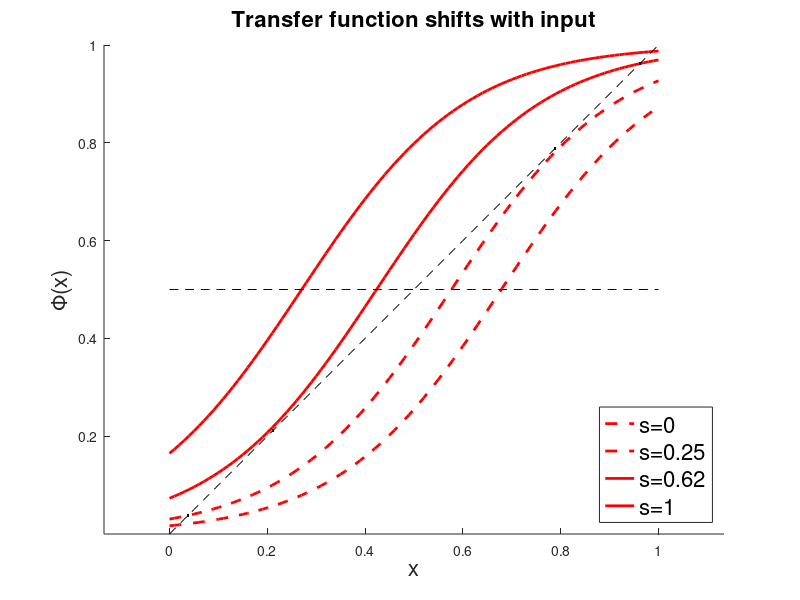
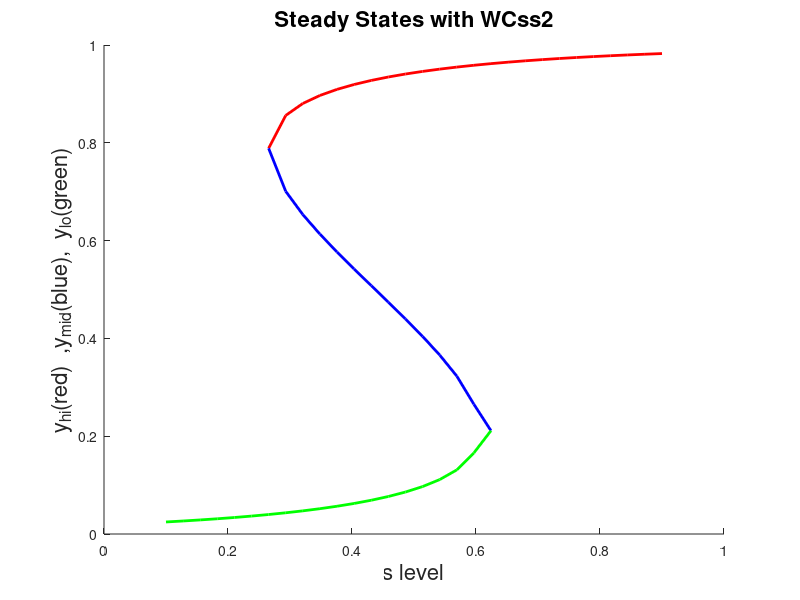

The MATLAB script that drew these images, in order:
function Last

clear all;
close all;

% params.NU=1;
% params.ISLOPE=1.5;
% params.BETA=params.ISLOPE*(1+abs(NU))^(1+1/abs(NU));
% params.

global NU ISLOPE BETA ALPHA0 ALPHA1 DT TAU SIGMAPRIME

NU=1;
ISLOPE=1.5; % slope at inflection point
BETA=ISLOPE*(1+abs(NU))^(1+1/abs(NU)); % shift in sigmiods ?
TAU=0.1; % time constant of Wil-Cow. Model
sigma=0.2; %noise amplitute
SIGMAPRIME=sigma*sqrt(TAU); % effective noise amplitude


% alpha_try=linspace(3,4,50);
% alpha_try=linspace(2.2,3.2,50);  
  
  alpha_try=linspace(2.5,3.5,50);

[yss_hi, yss_mid, yss_lo] = WCss( alpha_try, BETA, NU );


k=find(~isnan(yss_hi)); % at which columns y_lo is not NaN
j=find(~isnan(yss_lo)); % at which columns y_hi is not NaN

A0=alpha_try(k(end));
A1=alpha_try(j(1));

S_LO=1/4;
S_HI=5/8;

ALPHA0 = ( A0 * S_HI - A1 * S_LO ) / (S_HI - S_LO );
ALPHA1 = ( A1 * (1-S_LO) - A0 * (1-S_HI) ) / (S_HI - S_LO );
                        
A0 = ALPHA0 + S_LO * (ALPHA1-ALPHA0);
A1 = ALPHA0 + S_HI * (ALPHA1-ALPHA0);

xss_hi1=yss_hi(k(end));
xss_hi2=yss_hi(j(1));

xss_lo1=yss_lo(k(end));
xss_lo2=yss_lo(j(1));

x=0:.01:1;

figure(1);
hold on
plot(x, GLF(x, ALPHA0, BETA, NU), 'r--', 'LineWidth',2);
plot(x, GLF(x, A0, BETA, NU), 'r--', 'LineWidth',2);
plot(x, GLF(x, ALPHA1, BETA, NU), 'r', 'LineWidth',2);
plot(x, GLF(x, A1, BETA, NU), 'r', 'LineWidth',2);

plot( xss_hi1, xss_hi1, 'k.');
plot( xss_lo1, xss_lo1, 'k.');
plot( xss_hi2, xss_hi2, 'k.');
plot( xss_lo2, xss_lo2, 'k.');

plot( x, 0.5*ones(size(x)), 'k--');
plot( x, x, 'k--');

h = legend('s=0', ['s=' num2str(S_LO,2)], ['s=' num2str(S_HI,2)], 's=1', 'Location', 'SouthEast' );
set(h,'FontSize', 16);

axis 'equal';
xlabel( 'x', 'FontSize', 16);
ylabel( '\Phi(x)', 'FontSize', 16);
title( 'Transfer function shifts with input', 'FontSize', 16);
hold off


n_lev=30;
s_level = linspace(0.1,0.9, n_lev);

[yss_hi, yss_mid, yss_lo]=WCss2(s_level);

% but those three vectors above might have NaN elements

for j=1:s_level
    if isnan(yss_hi(j))
        yss_hi(j)=min(yss_hi);
    end
    
    if isnan(yss_lo(j))
        yss_lo(j)=max(yss_lo);
    end
end
        
figure(2);
hold on
plot(s_level,yss_hi,'r','LineWidth',2);
plot(s_level,yss_mid,'b','LineWidth',2);
plot(s_level,yss_lo,'g','LineWidth',2);
xlabel('s level','FontSize',16);
ylabel('y_{hi}(red)  ,y_{mid}(blue),  y_{lo}(green)','FontSize',16);
title('Steady States with WCss2', 'FontSize', 16);
hold off





return;





% 1... GLF, for nu>=1 and nu<1, CONSTANT STIM
function y=GLF(x,alpha,beta,nu)

    if nu>=1
        y=(1+exp(-beta.*x+alpha)).^(-1/nu);
    elseif nu<-1
        y=1-(1+exp(-beta.*(1-x)+alpha)).^(-1/nu);
    end
    
return;


%2... GLF, alpha depends on s!
function y = GLDF2D(x,s)
% x and y are vectors, s is scalar
global NU BETA ALPHA0 ALPHA1
beta=BETA;
nu=NU;
alpha = ALPHA0 + (ALPHA1-ALPHA0)*s;

y=(1+exp(-beta.*x+alpha)).^(-1/nu);
return;

%3... steady state points' fucntion
function yzero=GLFss(xss,alpha,beta,nu)
yzero=GLF(xss,alpha,beta,nu)-xss;
return;

%4... run Wilson-Cowan Model
function u=WCrun(st,u0)
global DT TAU SIGMAPRIME
u=zeros(size(st));
dt1=DT/TAU;
dt2=SIGMAPRIME*sqrt(DT)/TAU;

    if SIGMAPRIME > 0
        nt=normrnd(0,1,size(st));
        for i=1:numel(st)
            u(i)=u0+dt1*(-u0+ GLF2D(u0,st(i)))+dt2*nt(i);
            u0=u(i);
        end
    else
        for i=1:numel(st)
            u(i)=u0+dt1*(-u0+ GLF2D(u0,st(i)));
            u0=u(i);
        end
    end
return;

%5... find state states of Wil-Cow Model for CONST. STIM.
function [yss_hi, yss_mid, yss_lo] = WCss (alpha, beta, nu)
% beta,nu -- constants; alpha is a vector
yss_hi=nan(size(alpha));
yss_mid=nan(size(alpha));
yss_lo=nan(size(alpha));

for i=1:numel(alpha)
    
    if nu>=1

xss=fsolve(@(x) GLFss(x,alpha(i),beta,nu), [0.01 0.5 0.99], optimset('Display', 'off'));
yss=GLF(xss,alpha(i),beta,nu);
    else
xss=fsolve(@(x) GLFss(x,alpha(i),beta,nu), [0.99 0.5 0.01], optimset('Display', 'off'));
yss=GLF(xss,alpha(i),beta,nu);        
    end
    
    %label ss points
    if abs(yss(1)-xss(1)) < 0.01    
        yss_lo(i) = yss(1);
    end
    
    if abs(yss(2)-xss(2)) < 0.01       
        yss_mid(i) = yss(2);
    end
    
    if abs(yss(3)-xss(3)) < 0.01   
        yss_hi(i) = yss(3);
    end
end
return;

%6... now insert directly "s" into steady state function
function [yss_hi, yss_mid, yss_lo]=WCss2(s_lev)
 % s is a vector
yss_hi=nan(size(s_lev));
yss_mid=nan(size(s_lev));
yss_lo=nan(size(s_lev));

global NU BETA ALPHA0 ALPHA1

nu=NU;
beta=BETA;
alpha= ALPHA0 + (ALPHA1 - ALPHA0) *s_lev;

for i=1:numel(s_lev)
    
    if nu>=1

xss=fsolve(@(x) GLFss(x,alpha(i),beta,nu), [0.01 0.5 0.99], optimset('Display', 'off'));
yss=GLF(xss,alpha(i),beta,nu);
    else
xss=fsolve(@(x) GLFss(x,alpha(i),beta,nu), [0.99 0.5 0.01], optimset('Display', 'off'));
yss=GLF(xss,alpha(i),beta,nu);        
    end
    
    %label ss points
    if abs(yss(1)-xss(1)) < 0.01    
        yss_lo(i) = yss(1);
    end
    
    if abs(yss(2)-xss(2)) < 0.01       
        yss_mid(i) = yss(2);
    end
    
    if abs(yss(3)-xss(3)) < 0.01   
        yss_hi(i) = yss(3);
    end
end
return;
 




    
